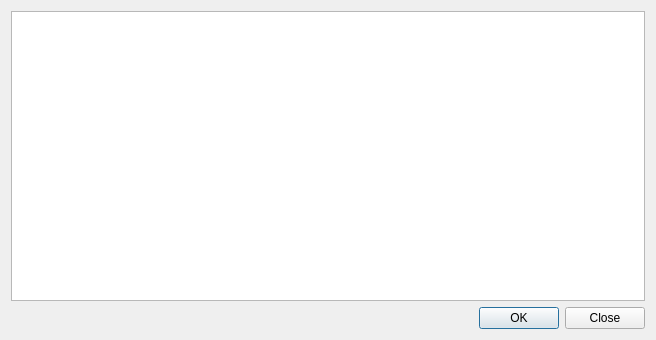
<?xml version="1.0" encoding="UTF-8"?>
<ui version="4.0">
 <class>ValidationDialog</class>
 <widget class="QDialog" name="ValidationDialog">
  <property name="geometry">
   <rect>
    <x>0</x>
    <y>0</y>
    <width>656</width>
    <height>340</height>
   </rect>
  </property>
  <property name="windowTitle">
   <string>Dialog</string>
  </property>
  <layout class="QVBoxLayout" name="verticalLayout">
   <item>
    <widget class="QTableWidget" name="table">
     <property name="editTriggers">
      <set>QAbstractItemView::NoEditTriggers</set>
     </property>
     <attribute name="horizontalHeaderVisible">
      <bool>false</bool>
     </attribute>
     <attribute name="verticalHeaderVisible">
      <bool>false</bool>
     </attribute>
    </widget>
   </item>
   <item>
    <widget class="QDialogButtonBox" name="buttons">
     <property name="orientation">
      <enum>Qt::Horizontal</enum>
     </property>
     <property name="standardButtons">
      <set>QDialogButtonBox::Close|QDialogButtonBox::Ok</set>
     </property>
    </widget>
   </item>
  </layout>
 </widget>
 <resources/>
 <connections>
  <connection>
   <sender>buttons</sender>
   <signal>accepted()</signal>
   <receiver>ValidationDialog</receiver>
   <slot>accept()</slot>
   <hints>
    <hint type="sourcelabel">
     <x>248</x>
     <y>254</y>
    </hint>
    <hint type="destinationlabel">
     <x>157</x>
     <y>274</y>
    </hint>
   </hints>
  </connection>
  <connection>
   <sender>buttons</sender>
   <signal>rejected()</signal>
   <receiver>ValidationDialog</receiver>
   <slot>reject()</slot>
   <hints>
    <hint type="sourcelabel">
     <x>316</x>
     <y>260</y>
    </hint>
    <hint type="destinationlabel">
     <x>286</x>
     <y>274</y>
    </hint>
   </hints>
  </connection>
 </connections>
</ui>
